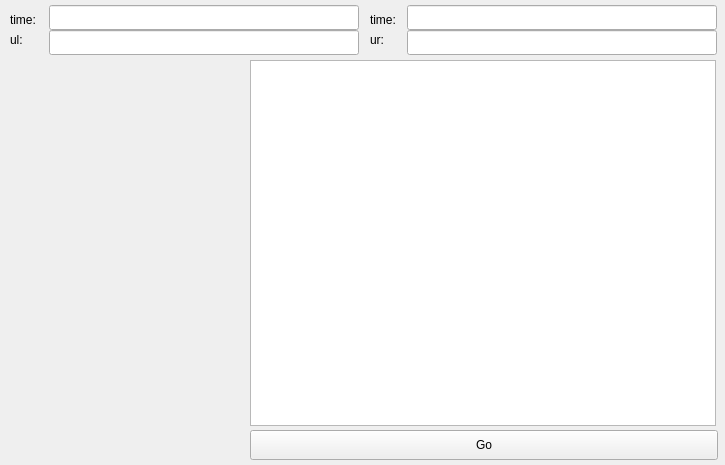
<?xml version="1.0" encoding="UTF-8"?>
<ui version="4.0">
 <class>MainWindow</class>
 <widget class="QMainWindow" name="MainWindow">
  <property name="geometry">
   <rect>
    <x>0</x>
    <y>0</y>
    <width>725</width>
    <height>465</height>
   </rect>
  </property>
  <property name="minimumSize">
   <size>
    <width>725</width>
    <height>465</height>
   </size>
  </property>
  <property name="maximumSize">
   <size>
    <width>725</width>
    <height>465</height>
   </size>
  </property>
  <property name="baseSize">
   <size>
    <width>725</width>
    <height>465</height>
   </size>
  </property>
  <property name="windowTitle">
   <string>Motion Modeling</string>
  </property>
  <widget class="QWidget" name="centralWidget">
   <widget class="QCustomPlot" name="xtWidget" native="true">
    <property name="geometry">
     <rect>
      <x>10</x>
      <y>60</y>
      <width>235</width>
      <height>200</height>
     </rect>
    </property>
   </widget>
   <widget class="QCustomPlot" name="ytWidget" native="true">
    <property name="geometry">
     <rect>
      <x>10</x>
      <y>260</y>
      <width>235</width>
      <height>200</height>
     </rect>
    </property>
   </widget>
   <widget class="QLineEdit" name="ulValueLineEdit">
    <property name="geometry">
     <rect>
      <x>49</x>
      <y>30</y>
      <width>310</width>
      <height>25</height>
     </rect>
    </property>
   </widget>
   <widget class="QLineEdit" name="urValueLineEdit">
    <property name="geometry">
     <rect>
      <x>407</x>
      <y>30</y>
      <width>310</width>
      <height>25</height>
     </rect>
    </property>
   </widget>
   <widget class="QLineEdit" name="ulTimeLineEdit">
    <property name="geometry">
     <rect>
      <x>49</x>
      <y>5</y>
      <width>310</width>
      <height>25</height>
     </rect>
    </property>
   </widget>
   <widget class="QLineEdit" name="urTimeLineEdit">
    <property name="geometry">
     <rect>
      <x>407</x>
      <y>5</y>
      <width>310</width>
      <height>25</height>
     </rect>
    </property>
   </widget>
   <widget class="QGraphicsView" name="xyGraphicsView">
    <property name="geometry">
     <rect>
      <x>250</x>
      <y>60</y>
      <width>466</width>
      <height>366</height>
     </rect>
    </property>
   </widget>
   <widget class="QPushButton" name="goButton">
    <property name="geometry">
     <rect>
      <x>250</x>
      <y>430</y>
      <width>468</width>
      <height>30</height>
     </rect>
    </property>
    <property name="text">
     <string>Go</string>
    </property>
   </widget>
   <widget class="QLabel" name="tlLabel">
    <property name="geometry">
     <rect>
      <x>10</x>
      <y>10</y>
      <width>30</width>
      <height>20</height>
     </rect>
    </property>
    <property name="text">
     <string>time:</string>
    </property>
   </widget>
   <widget class="QLabel" name="ulLabel">
    <property name="geometry">
     <rect>
      <x>10</x>
      <y>30</y>
      <width>30</width>
      <height>20</height>
     </rect>
    </property>
    <property name="text">
     <string>ul:</string>
    </property>
   </widget>
   <widget class="QLabel" name="trLabel">
    <property name="geometry">
     <rect>
      <x>370</x>
      <y>10</y>
      <width>30</width>
      <height>20</height>
     </rect>
    </property>
    <property name="text">
     <string>time:</string>
    </property>
   </widget>
   <widget class="QLabel" name="urLabel">
    <property name="geometry">
     <rect>
      <x>370</x>
      <y>30</y>
      <width>30</width>
      <height>20</height>
     </rect>
    </property>
    <property name="text">
     <string>ur:</string>
    </property>
   </widget>
  </widget>
  <action name="actionNew">
   <property name="text">
    <string>New..</string>
   </property>
  </action>
  <action name="actionOpen">
   <property name="text">
    <string>Open..</string>
   </property>
  </action>
  <action name="actionSave">
   <property name="text">
    <string>Save..</string>
   </property>
  </action>
  <action name="actionSaveAs">
   <property name="text">
    <string>Save as..</string>
   </property>
  </action>
  <action name="actionExit">
   <property name="text">
    <string>Exit</string>
   </property>
  </action>
  <action name="newLeftAction">
   <property name="text">
    <string>New</string>
   </property>
  </action>
  <action name="openLeftAction">
   <property name="text">
    <string>Open..</string>
   </property>
  </action>
  <action name="saveLeftAction">
   <property name="text">
    <string>Save</string>
   </property>
  </action>
  <action name="saveAsAction">
   <property name="text">
    <string>Save as..</string>
   </property>
  </action>
  <action name="saveAsAction_2">
   <property name="text">
    <string>Save as..</string>
   </property>
  </action>
  <action name="exitAction">
   <property name="text">
    <string>Exit</string>
   </property>
  </action>
  <action name="saveasLeftAction">
   <property name="text">
    <string>Save as..</string>
   </property>
  </action>
  <action name="actionAbout">
   <property name="text">
    <string>About</string>
   </property>
  </action>
  <action name="actionAbout_2">
   <property name="text">
    <string>About</string>
   </property>
  </action>
  <action name="newRightAction">
   <property name="text">
    <string>New</string>
   </property>
  </action>
  <action name="openRightAction">
   <property name="text">
    <string>Open..</string>
   </property>
  </action>
  <action name="saveRightAction">
   <property name="text">
    <string>Save..</string>
   </property>
  </action>
  <action name="saveasRightAction">
   <property name="text">
    <string>Save as..</string>
   </property>
  </action>
 </widget>
 <layoutdefault spacing="6" margin="11"/>
 <customwidgets>
  <customwidget>
   <class>QCustomPlot</class>
   <extends>QWidget</extends>
   <header>qcustomplot.h</header>
   <container>1</container>
  </customwidget>
 </customwidgets>
 <resources/>
 <connections/>
</ui>
